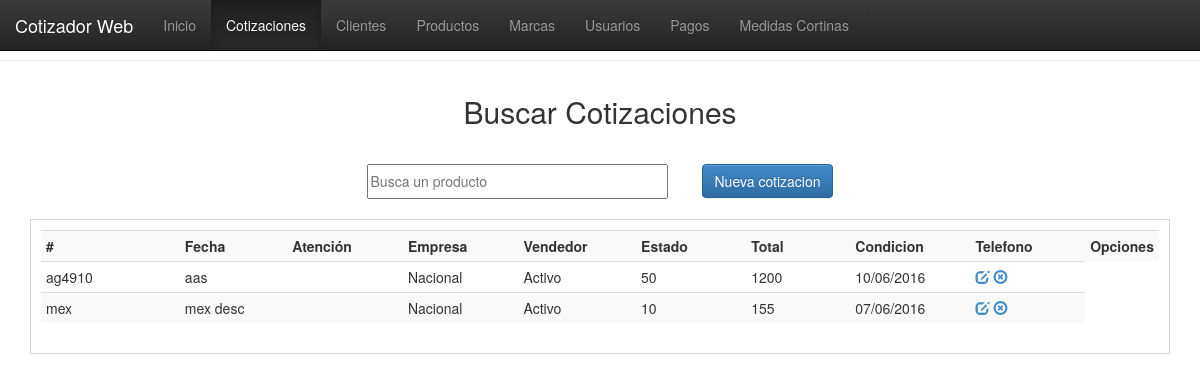
/vistas/cotizaciones.php, run on an earlier commit of the app's database.
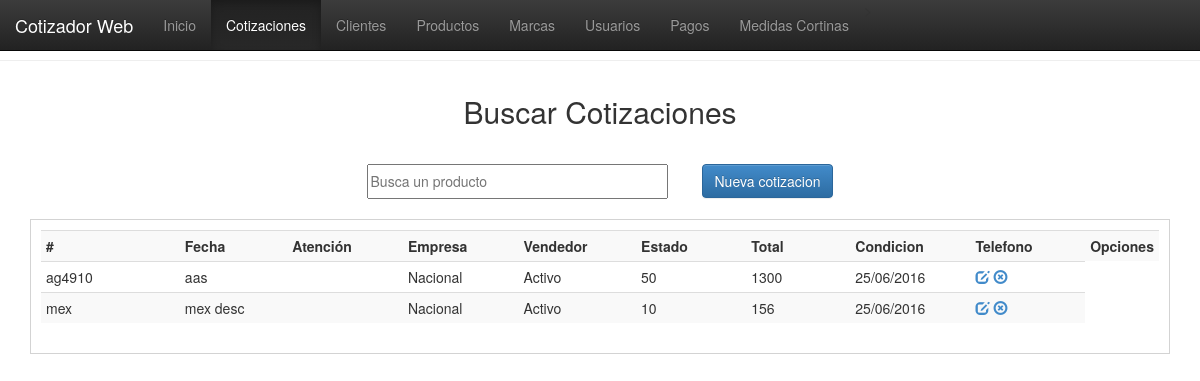
And on a later commit of the database.
### tables this page shows
CREATE TABLE `productos` (
  `id_prod` int(11) NOT NULL,
  `id_mca` int(100) NOT NULL,
  `nomb_prod` varchar(100) NOT NULL,
  `desc_prod` varchar(100) NOT NULL,
  `origen_prod` varchar(20) NOT NULL,
  `edo_prod` varchar(15) NOT NULL,
  `nota_prod` varchar(150) NOT NULL,
  `cost_prod` float NOT NULL,
  `mon_prod` varchar(15) NOT NULL,
  `util_prod` float NOT NULL,
  `prec_prod` float NOT NULL,
  `prec_rec` float NOT NULL,
  `Imagen` text NOT NULL,
  `fecha_prod` date NOT NULL
);

### php/conexion.php (called while the page is built, shortened)
<?php
function fechaNormal($fecha){
		$nfecha = date('d/m/Y',strtotime($fecha));
		return $nfecha;
}
?>

### vistas/cotizaciones.php (the view, shortened to what this page needs)
<!DOCTYPE html>
<html>
<head>
<link href="../css/estilo.css" rel="stylesheet">
<link href="../bootstrap/css/bootstrap.css" rel="stylesheet">
<link href="../bootstrap/css/bootstrap.min.css" rel="stylesheet">
<link href="../bootstrap/css/bootstrap-theme.css" rel="stylesheet">
<link href="../bootstrap/css/bootstrap-theme.min.css" rel="stylesheet">
</head>
<body>
  <nav class="navbar navbar-inverse navbar-fixed-top">
    <div class="container-fluid">
      <div class="navbar-header">
        <a class="navbar-brand" href="#">Cotizador Web</a>
      </div>
      <div class="collapse navbar-collapse" id="myNavbar">
        <ul class="nav navbar-nav">
          <li><a href="index.php">Inicio</a></li>>
          <li class="active"><a href="cotizaciones.php">Cotizaciones</a></li>
          <li><a href="clientes.php">Clientes</a></li>
          <li><a href="productos.php">Productos</a></li>
          <li><a href="marcas.php">Marcas</a></li>
          <li><a href="usuarios.php">Usuarios</a></li>
          <li><a href="pagos.php">Pagos</a></li>
          <li><a href="cortinas.php">Medidas Cortinas</a></li>
        </ul>
      </div>
    </div>
  </nav>
  <br><br><hr>
    <header>Buscar Cotizaciones</header>
    <section>
    <table border="0" align="center">
      <tr>
          <td width="335"><input type="text" placeholder="Busca un producto" id="bs-prod"/></td>
            <td width="100"><a href="nueva_cotizacion.php"><button class="btn btn-primary">Nueva cotizacion</button></a></td>
        </tr>
    </table>
    </section>
    <div class="registros" id="agrega-registros-prod">
        <table class="table table-striped table-condensed table-hover">
            <tr>
                <th width="200">#</th>
                <th width="150">Fecha</th>
                <th width="150">Atención</th>
                <th width="150">Empresa</th>
                <th width="150">Vendedor</th>
                <th width="150">Estado</th>
                <th width="150">Total</th>
                <th width="150">Condicion</th>
                <th width="150">Telefono</th>
                <th width="50">Opciones</th>
            </tr>
        <?php
            include('../php/conexion.php');
            $registro = mysql_query("SELECT * FROM productos ORDER BY desc_prod ASC");
            while($registro2 = mysql_fetch_array($registro)){
                echo '<tr>
                        <td>'.$registro2['nomb_prod'].'</td>
                        <td>'.$registro2['desc_prod'].'</td>
                        <td>'.$registro2['mca_prod'].'</td>
                        <td>'.$registro2['origen_prod'].'</td>
                        <td>'.$registro2['edo_prod'].'</td>
                        <td>'.$registro2['cost_prod'].'</td>
                        <td>'.$registro2['prec_rec'].'</td>
                        <td>'.fechaNormal($registro2['fecha_prod']).'</td>
                        <td>
                            <a href="javascript:editarProducto('.$registro2['id_prod'].');" class="glyphicon glyphicon-edit"></a>
                            <a href="javascript:eliminarProducto('.$registro2['id_prod'].');" class="glyphicon glyphicon-remove-circle"></a>
                        </td>
                    </tr>';
            }
        ?>
        </table>
    </div>
</body>
</html>

What changed in the data, as far as the page shows it:
changed productos "ag4910": prec_rec "1200" → "1300"; fecha_prod "10/06/2016" → "25/06/2016"
changed productos "mex": prec_rec "155" → "156"; fecha_prod "07/06/2016" → "25/06/2016"
